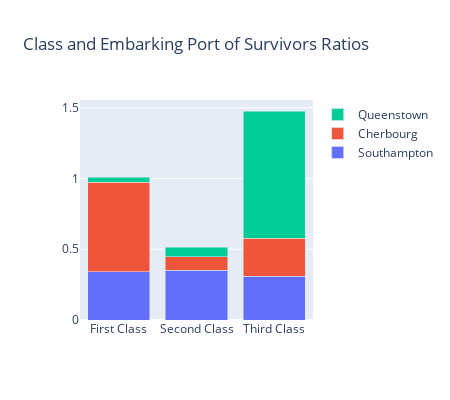

This figure's notebook cell:
### Code cell
s_port = survivors[survivors['Embarked'] == 'S']
c_port = survivors[survivors['Embarked'] == 'C']
q_port = survivors[survivors['Embarked'] == 'Q']

s_classes = s_port['Pclass'].value_counts(sort=False, normalize=True).to_list()
c_classes = c_port['Pclass'].value_counts(sort=False, normalize=True).to_list()
q_classes = q_port['Pclass'].value_counts(sort=False, normalize=True).to_list()

fig = go.Figure(data=[
    go.Bar(name='Southampton', x=classes, y=s_classes),
    go.Bar(name='Cherbourg', x=classes, y=c_classes),
    go.Bar(name='Queenstown', x=classes, y=q_classes)])
fig.update_layout(barmode='stack', width=450, height=400, title="Class and Embarking Port of Survivors Ratios")
fig.show()

### Figure 1 — Plotly figure (JSON) as saved in the notebook; plotly's stock layout.template omitted (floating-point values rounded to 4 significant figures)
{"data": [{"name": "Southampton", "type": "bar", "x": ["First Class", "Second Class", "Third Class"], "y": [0.341, 0.3502, 0.3088]}, {"name": "Cherbourg", "type": "bar", "x": ["First Class", "Second Class", "Third Class"], "y": [0.6344, 0.09677, 0.2688]}, {"name": "Queenstown", "type": "bar", "x": ["First Class", "Second Class", "Third Class"], "y": [0.03333, 0.06667, 0.9]}], "layout": {"barmode": "stack", "height": 400, "title": {"text": "Class and Embarking Port of Survivors Ratios"}, "width": 450}}
